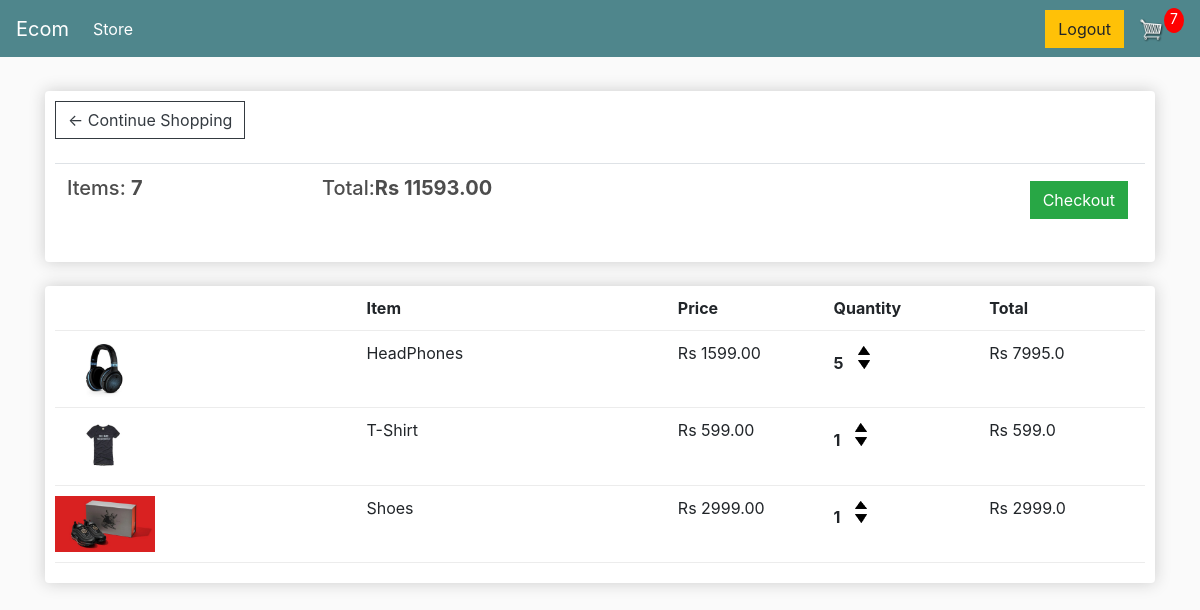
/cart/ (signed in), run on an earlier commit of the app's database.
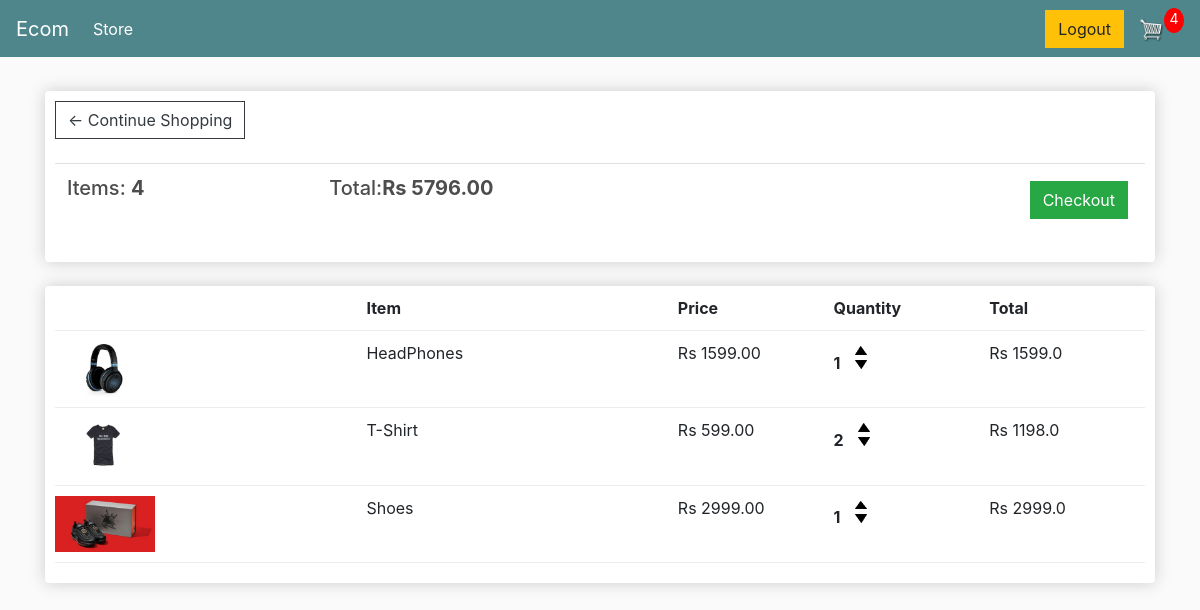
And on a later commit of the database.
### store/models.py (models this page shows, shortened)
class Order(models.Model):
    customer=models.ForeignKey(Customer,on_delete=models.SET_NULL, null=True ,blank=True)
    date_ordered=models.DateTimeField(auto_now_add=True)
    complete=models.BooleanField(default=False,null=True,blank=False)
    transaction_id=models.CharField(max_length=100,null=True)
    @property
    def get_cart_total(self):
        orderitems=self.orderitem_set.all()
        total=sum([item.get_total for item in orderitems] )
        return total
    @property
    def get_cart_items(self):
        orderitems=self.orderitem_set.all()
        total=sum([item.quantity for item in orderitems] )
        return total

class OrderItem(models.Model):
    product=models.ForeignKey(Product,on_delete=models.SET_NULL, null=True ,blank=True)
    order=models.ForeignKey(Order,on_delete=models.SET_NULL, null=True ,blank=True)
    quantity=models.IntegerField(default=0,null=True,blank=True)
    date_added=models.DateTimeField(auto_now_add=True)
    @property
    def get_total(self):
        total=self.product.price*self.quantity
        return total

class Product(models.Model):
    name=models.CharField(max_length=200,null=True)
    price=models.FloatField()
    digital=models.BooleanField(default=False, null=True,blank=False)
    image=models.ImageField(null=True,blank=True)
    @property
    def imageURL(self):
        try:
            url=self.image.url
        except:
            url=''
        return url

### store/views.py (the view)
# urls.py: path('cart/', views.cart ,name='cart'),
def cart(request):
    data = cartData(request)
    cartItems = data['cartItems']
    order = data['order']
    items = data['items']
    context= {'items': items, 'order':order,'cartItems':cartItems}
    return render(request, 'store/cart.html', context)

### store/utils.py (called while the page is built)
def cartData(request):
    if request.user.is_authenticated:
        customer = request.user.customer
        order, created = Order.objects.get_or_create(customer=customer, complete=False)
        items = order.orderitem_set.all()
        cartItems=order.get_cart_items
    else:
        cookieData = cookieCart(request)
        cartItems = cookieData['cartItems']
        order = cookieData['order']
        items = cookieData['items']
    return {'cartItems':cartItems,'order':order ,'items':items }

### store/templates/store/cart.html
{% extends 'store/main.html' %}
{% load static %}
{% block content %}
     <div class="row">
        <div class="col-lg-12">
            <div class="box-element">
                <a  class="btn btn-outline-dark" href="{% url 'store' %}">&#x2190; Continue Shopping</a>
                <br>
                <br>
                <table class="table">
                    <tr>
                        <th><h5>Items: <strong>{{order.get_cart_items}}</strong></h5></th>
                        <th><h5>Total:<strong>Rs {{order.get_cart_total|floatformat:2}}</strong></h5></th>
                        <th>
                            <a  style="float:right; margin:5px;" class="btn btn-success" href="{% url 'checkout' %}">Checkout</a>
                        </th>
                    </tr>
                </table>
            </div>
            <br>
            <div class="box-element">
                <div class="cart-row">
                    <div style="flex:2"></div>
                    <div style="flex:2"><strong>Item</strong></div>
                    <div style="flex:1"><strong>Price</strong></div>
                    <div style="flex:1"><strong>Quantity</strong></div>
                    <div style="flex:1"><strong>Total</strong></div>
                </div>
                {% for item in items %}
                    <div class="cart-row">
                        <div style="flex:2"><img class="row-image" src="{{ item.product.imageURL }}"></div>
                        <div style="flex:2"><p>{{ item.product.name }}</p></div>
                        <div style="flex:1"><p>Rs {{ item.product.price|floatformat:2 }}</p></div>
                        <div style="flex:1">
                            <p class="quantity">{{ item.quantity }}</p>
                            <div class="quantity">
                                <img data-product='{{item.product.id}}' data-action='add' class="chg-quantity update-cart" src="{% static  'images/arrow-up.png' %}">
                                <img data-product='{{item.product.id}}' data-action='remove' class="chg-quantity update-cart" src="{% static  'images/arrow-down.png' %}">
                            </div>
                        </div>
                        <div style="flex:1"><p>Rs {{item.get_total}}</p></div>
                    </div>
                {% endfor %}
            </div>
        </div>
    </div>
{% endblock content %}

What changed in the data, as far as the page shows it:
changed through a linked row, Order: get_cart_items "7" → "4"; get_cart_total "11593.00" → "5796.00"
changed OrderItem "HeadPhones": quantity "5" → "1"; get_total "7995.0" → "1599.0"
changed OrderItem "T-Shirt": quantity "1" → "2"; get_total "599.0" → "1198.0"
Also different on the page:
{{ cartItems }}: "7" → "4"
